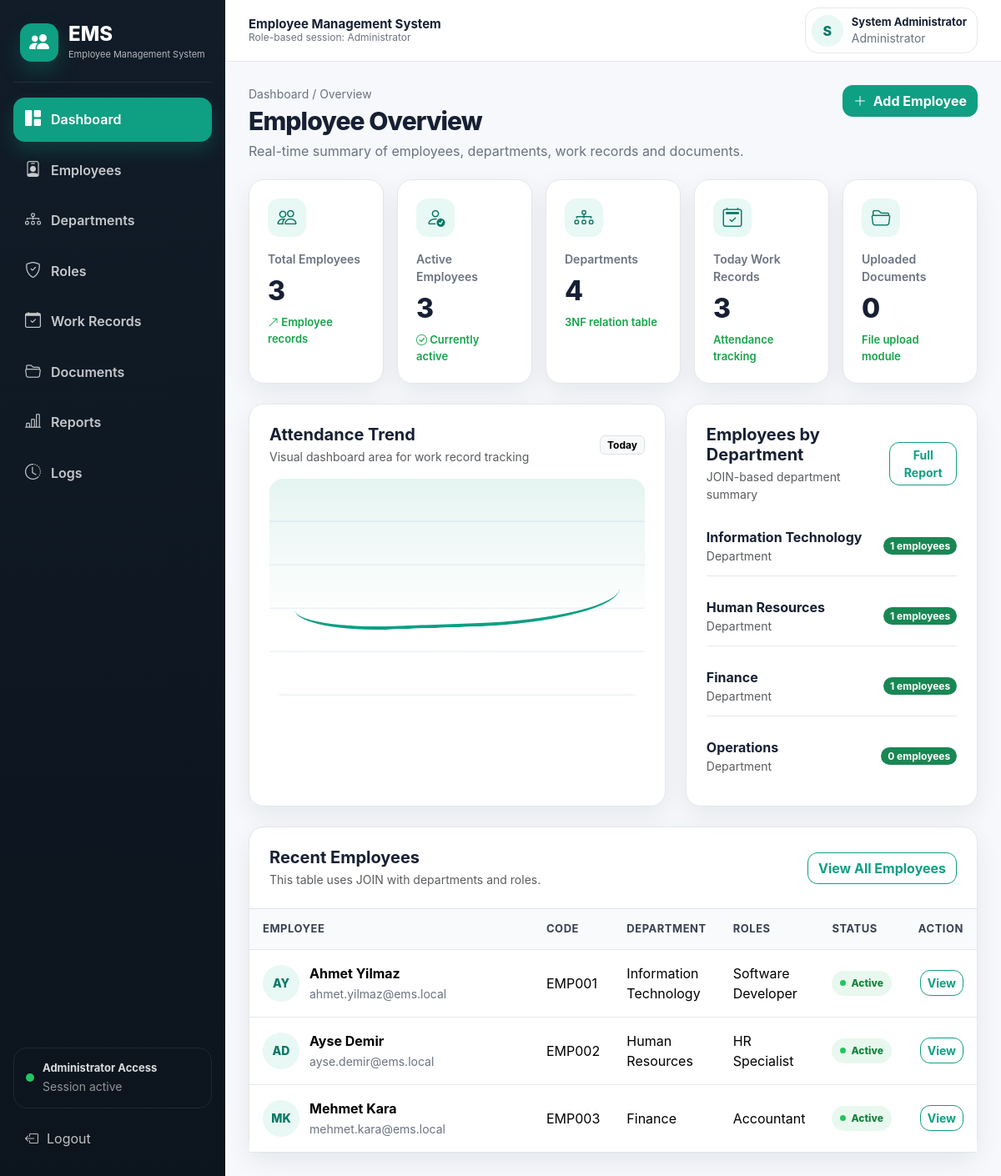
/dashboard.php (signed in), run on the app's committed database.
### tables this page shows
CREATE TABLE employees (
    id INT AUTO_INCREMENT PRIMARY KEY,
    employee_code VARCHAR(20) NOT NULL UNIQUE,
    first_name VARCHAR(80) NOT NULL,
    last_name VARCHAR(80) NOT NULL,
    email VARCHAR(150) NOT NULL UNIQUE,
    phone VARCHAR(20) NOT NULL,
    gender ENUM('Male','Female','Other') NOT NULL,
    birth_date DATE,
    hire_date DATE NOT NULL,
    salary DECIMAL(10,2) NOT NULL DEFAULT 0,
    address TEXT,
    department_id INT NOT NULL,
    is_active TINYINT(1) NOT NULL DEFAULT 1,
    created_at TIMESTAMP DEFAULT CURRENT_TIMESTAMP,
    updated_at TIMESTAMP DEFAULT CURRENT_TIMESTAMP ON UPDATE CURRENT_TIMESTAMP,
    CONSTRAINT fk_employee_department FOREIGN KEY (department_id) REFERENCES departments(id)
        ON UPDATE CASCADE ON DELETE RESTRICT
);

CREATE TABLE departments (
    id INT AUTO_INCREMENT PRIMARY KEY,
    name VARCHAR(100) NOT NULL UNIQUE,
    description TEXT,
    created_at TIMESTAMP DEFAULT CURRENT_TIMESTAMP
);

### includes/auth.php (called while the page is built, shortened)
<?php
function current_user_type() {
    return $_SESSION['user_type'] ?? '';
}
function is_admin() {
    return current_user_type() === 'Administrator';
}
?>

### dashboard.php (the view, shortened to what this page needs)
<?php
require_once __DIR__ . '/includes/auth.php';
require_once __DIR__ . '/config/database.php';
require_once __DIR__ . '/includes/functions.php';
$employeeCount = $conn->query('SELECT COUNT(*) c FROM employees')->fetch_assoc()['c'];
$departmentCount = $conn->query('SELECT COUNT(*) c FROM departments')->fetch_assoc()['c'];
$activeCount = $conn->query('SELECT COUNT(*) c FROM employees WHERE is_active = 1')->fetch_assoc()['c'];
$todayRecords = $conn->query("SELECT COUNT(*) c FROM work_records WHERE work_date = CURDATE()")->fetch_assoc()['c'];
$documentCount = $conn->query('SELECT COUNT(*) c FROM employee_documents')->fetch_assoc()['c'];
$recent = $conn->query("
    SELECT
        e.id,
        e.employee_code,
        e.first_name,
        e.last_name,
        e.email,
        e.is_active,
        d.name AS department_name,
        GROUP_CONCAT(r.name SEPARATOR ', ') AS roles
    FROM employees e
    INNER JOIN departments d ON e.department_id = d.id
    LEFT JOIN employee_roles er ON er.employee_id = e.id
    LEFT JOIN roles r ON r.id = er.role_id
    GROUP BY e.id
    ORDER BY e.created_at DESC
    LIMIT 5
");
$departmentStats = $conn->query("
    SELECT d.name, COUNT(e.id) AS total
    FROM departments d
    LEFT JOIN employees e ON e.department_id = d.id
    GROUP BY d.id
    ORDER BY total DESC
    LIMIT 6
");
include __DIR__ . '/includes/header.php';
include __DIR__ . '/includes/navbar.php';
?>
<div class="page-header">
    <div>
        <div class="page-kicker">Dashboard / Overview</div>
        <h1 class="page-title">Employee Overview</h1>
        <p class="page-subtitle">Real-time summary of employees, departments, work records and documents.</p>
    </div>
    <a href="/employee-management-system/employees/create.php" class="btn btn-primary">
        <i class="bi bi-plus-lg me-1"></i> Add Employee
    </a>
</div>
<div class="row g-3 mb-4">
    <div class="col-xl col-md-4 col-sm-6">
        <div class="card-modern stat-card">
            <div class="stat-icon"><i class="bi bi-people"></i></div>
            <div class="stat-label">Total Employees</div>
            <div class="stat-value"><?php echo e($employeeCount); ?></div>
            <div class="stat-note"><i class="bi bi-arrow-up-right"></i> Employee records</div>
        </div>
    </div>
    <div class="col-xl col-md-4 col-sm-6">
        <div class="card-modern stat-card">
            <div class="stat-icon"><i class="bi bi-person-check"></i></div>
            <div class="stat-label">Active Employees</div>
            <div class="stat-value"><?php echo e($activeCount); ?></div>
            <div class="stat-note"><i class="bi bi-check-circle"></i> Currently active</div>
        </div>
    </div>
    <div class="col-xl col-md-4 col-sm-6">
        <div class="card-modern stat-card">
            <div class="stat-icon"><i class="bi bi-diagram-3"></i></div>
            <div class="stat-label">Departments</div>
            <div class="stat-value"><?php echo e($departmentCount); ?></div>
            <div class="stat-note">3NF relation table</div>
        </div>
    </div>
    <div class="col-xl col-md-4 col-sm-6">
        <div class="card-modern stat-card">
            <div class="stat-icon"><i class="bi bi-calendar2-check"></i></div>
            <div class="stat-label">Today Work Records</div>
            <div class="stat-value"><?php echo e($todayRecords); ?></div>
            <div class="stat-note">Attendance tracking</div>
        </div>
    </div>
    <div class="col-xl col-md-4 col-sm-6">
        <div class="card-modern stat-card">
            <div class="stat-icon"><i class="bi bi-folder2-open"></i></div>
            <div class="stat-label">Uploaded Documents</div>
            <div class="stat-value"><?php echo e($documentCount); ?></div>
            <div class="stat-note">File upload module</div>
        </div>
    </div>
</div>
<div class="row g-4 mb-4">
    <div class="col-lg-7">
        <div class="card-modern p-4 h-100">
            <div class="d-flex justify-content-between align-items-center mb-3">
                <div>
                    <h5 class="mb-1 fw-bold">Attendance Trend</h5>
                    <div class="text-muted small">Visual dashboard area for work record tracking</div>
                </div>
                <span class="badge text-bg-light border">Today</span>
            </div>
            <div class="chart-placeholder">
                <div class="chart-line"></div>
            </div>
        </div>
    </div>
    <div class="col-lg-5">
        <div class="card-modern p-4 h-100">
            <div class="d-flex justify-content-between align-items-center mb-3">
                <div>
                    <h5 class="mb-1 fw-bold">Employees by Department</h5>
                    <div class="text-muted small">JOIN-based department summary</div>
                </div>
                <a href="/employee-management-system/reports/department_report.php" class="btn btn-sm btn-outline-primary">Full Report</a>
            </div>
            <div class="mini-list">
                <?php while ($dept = $departmentStats->fetch_assoc()): ?>
                    <div class="mini-list-item">
                        <div>
                            <strong><?php echo e($dept['name']); ?></strong>
                            <div class="text-muted small">Department</div>
                        </div>
                        <span class="badge rounded-pill text-bg-success"><?php echo e($dept['total']); ?> employees</span>
                    </div>
                <?php endwhile; ?>
            </div>
        </div>
    </div>
</div>
<div class="card-modern">
    <div class="p-4 border-bottom d-flex flex-wrap justify-content-between align-items-center gap-3">
        <div>
            <h5 class="mb-1 fw-bold">Recent Employees</h5>
            <div class="text-muted small">This table uses JOIN with departments and roles.</div>
        </div>
        <a href="/employee-management-system/employees/index.php" class="btn btn-outline-primary">
            View All Employees
        </a>
    </div>
    <div class="table-responsive">
        <table class="table table-modern">
            <thead>
                <tr>
                    <th>Employee</th>
                    <th>Code</th>
                    <th>Department</th>
                    <th>Roles</th>
                    <th>Status</th>
                    <th class="text-end">Action</th>
                </tr>
            </thead>
            <tbody>
                <?php while ($row = $recent->fetch_assoc()): ?>
                    <tr>
                        <td>
                            <div class="employee-name">
                                <?php echo employee_avatar_html($row); ?>
                                <div>
                                    <strong><?php echo e($row['first_name'] . ' ' . $row['last_name']); ?></strong>
                                    <small><?php echo e($row['email']); ?></small>
                                </div>
                            </div>
                        </td>
                        <td><?php echo e($row['employee_code']); ?></td>
                        <td><?php echo e($row['department_name']); ?></td>
                        <td><?php echo e($row['roles'] ?? '-'); ?></td>
                        <td>
                            <?php if ((int)$row['is_active'] === 1): ?>
                                <span class="status-pill status-active">Active</span>
                            <?php else: ?>
                                <span class="status-pill status-inactive">Inactive</span>
                            <?php endif; ?>
                        </td>
                        <td class="text-end">
                            <a href="/employee-management-system/employees/show.php?id=<?php echo e($row['id']); ?>" class="btn btn-sm btn-outline-primary">
                                View
                            </a>
                        </td>
                    </tr>
                <?php endwhile; ?>
            </tbody>
        </table>
    </div>
</div>
<?php include __DIR__ . '/includes/footer.php'; ?>

### includes/header.php (shortened to what this page needs)
<!doctype html>
<html lang="en">
<head>
    <link href="https://cdn.jsdelivr.net/npm/bootstrap@5.3.3/dist/css/bootstrap.min.css" rel="stylesheet">
    <link href="https://cdn.jsdelivr.net/npm/bootstrap-icons@1.11.3/font/bootstrap-icons.css" rel="stylesheet">
    <link rel="stylesheet" href="/employee-management-system/assets/css/style.css?v=3">
</head>
<body>

### includes/navbar.php (shortened to what this page needs)
<?php
$currentPath = $_SERVER['PHP_SELF'] ?? '';
function is_active_menu($keyword) {
    global $currentPath;
    return str_contains($currentPath, $keyword) ? 'active' : '';
}
$fullName = $_SESSION['full_name'] ?? 'Admin User';
$userType = $_SESSION['user_type'] ?? 'Administrator';
?>
<div class="app-shell">
    <aside class="sidebar">
        <div class="sidebar-brand">
            <div class="brand-icon">
                <i class="bi bi-people-fill"></i>
            </div>
            <div>
                <div class="brand-title">EMS</div>
                <div class="brand-subtitle">Employee Management System</div>
            </div>
        </div>
        <nav class="sidebar-nav">
            <a class="sidebar-link <?php echo is_active_menu('dashboard'); ?>" href="/employee-management-system/dashboard.php">
                <i class="bi bi-grid-1x2-fill"></i>
                <span>Dashboard</span>
            </a>
            <a class="sidebar-link <?php echo is_active_menu('employees'); ?>" href="/employee-management-system/employees/index.php">
                <i class="bi bi-person-badge"></i>
                <span>Employees</span>
            </a>
            <?php if (is_admin()): ?>
                <a class="sidebar-link <?php echo is_active_menu('departments'); ?>" href="/employee-management-system/departments/index.php">
                    <i class="bi bi-diagram-3"></i>
                    <span>Departments</span>
                </a>
                <a class="sidebar-link <?php echo is_active_menu('roles'); ?>" href="/employee-management-system/roles/index.php">
                    <i class="bi bi-shield-check"></i>
                    <span>Roles</span>
                </a>
            <?php endif; ?>
            <?php if (is_admin() || is_manager()): ?>
                <a class="sidebar-link <?php echo is_active_menu('attendance'); ?>" href="/employee-management-system/attendance/index.php">
                    <i class="bi bi-calendar-check"></i>
                    <span>Work Records</span>
                </a>
                <a class="sidebar-link <?php echo is_active_menu('documents'); ?>" href="/employee-management-system/documents/index.php">
                    <i class="bi bi-folder2-open"></i>
                    <span>Documents</span>
                </a>
                <a class="sidebar-link <?php echo is_active_menu('reports'); ?>" href="/employee-management-system/reports/department_report.php">
                    <i class="bi bi-bar-chart-line"></i>
                    <span>Reports</span>
                </a>
            <?php endif; ?>
            <?php if (is_admin()): ?>
                <a class="sidebar-link <?php echo is_active_menu('logs'); ?>" href="/employee-management-system/logs/index.php">
                    <i class="bi bi-clock-history"></i>
                    <span>Logs</span>
                </a>
            <?php endif; ?>
        </nav>
        <div class="sidebar-footer">
            <div class="system-status">
                <span class="status-dot"></span>
                <div>
                    <strong><?php echo e($userType); ?> Access</strong>
                    <small>Session active</small>
                </div>
            </div>
            <a class="logout-link" href="/employee-management-system/logout.php">
                <i class="bi bi-box-arrow-left"></i>
                <span>Logout</span>
            </a>
        </div>
    </aside>
    <main class="main-wrapper">
        <header class="topbar">
            <div class="topbar-title">
                <strong>Employee Management System</strong>
                <small>Role-based session: <?php echo e($userType); ?></small>
            </div>
            <div class="topbar-actions">
                <div class="user-chip">
                    <div class="avatar-circle">
                        <?php echo strtoupper(substr($fullName, 0, 1)); ?>
                    </div>
                    <div class="user-meta">
                        <strong><?php echo e($fullName); ?></strong>
                        <small><?php echo e($userType); ?></small>
                    </div>
                </div>
            </div>
        </header>
        <section class="app-content">

### includes/functions.php (shortened to what this page needs)
<?php
function e($value) {
    return htmlspecialchars((string)$value, ENT_QUOTES, 'UTF-8');
}
function employee_avatar_html($employee, $sizeClass = '') {
    $initials = strtoupper(substr($employee['first_name'] ?? 'E', 0, 1) . substr($employee['last_name'] ?? 'M', 0, 1));
    return '<div class="employee-avatar ' . e($sizeClass) . '">' . e($initials) . '</div>';
}
?>

### includes/footer.php (shortened to what this page needs)
        </section>
    </main>
</div>
</body>
</html>

### data on the page
employees: initials "AY", first_name+last_name "Ahmet Yilmaz", email "ahmet.yilmaz@ems.local", employee_code "EMP001", department.name "Information Technology", roles "Software Developer", is_active "Active"
employees: initials "AD", first_name+last_name "Ayse Demir", email "ayse.demir@ems.local", employee_code "EMP002", department.name "Human Resources", roles "HR Specialist", is_active "Active"
employees: initials "MK", first_name+last_name "Mehmet Kara", email "mehmet.kara@ems.local", employee_code "EMP003", department.name "Finance", roles "Accountant", is_active "Active"

### other printed values
$userType "Administrator"
substr($fullName, 0, 1) "S"
$fullName "System Administrator"
$employeeCount "3"
$activeCount "3"
$departmentCount "4"
$todayRecords "3"
$documentCount "0"
$dept['name'] "Information Technology"
$dept['total'] "1"
$dept['name'] "Human Resources"
$dept['name'] "Finance"
$dept['name'] "Operations"
$dept['total'] "0"
